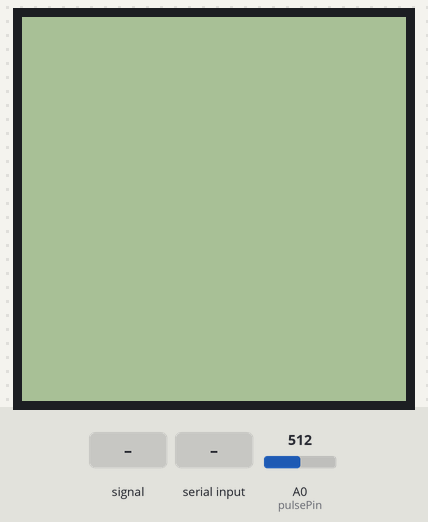
The sketch below on a simulated Arduino Uno, built with avr-gcc and run on an emulated ATmega328P. Parts: 96×96 one-colour display. The inputs (shaded band) are chosen by the test bench; at power-on: A0 (pulsePin) = 512. What the sketch prints to the serial monitor is not drawn.

Above: at 1.2 s.
1.3 s: A0 (pulsePin) fed a 200 Hz sine of ±81 counts around its level
At 4.2 s:
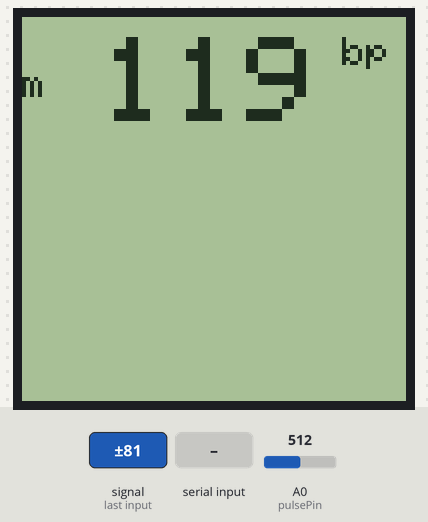
4.3 s: A0 (pulsePin) fed a 2 Hz sine of ±306 counts around its level
At 4.81 s:
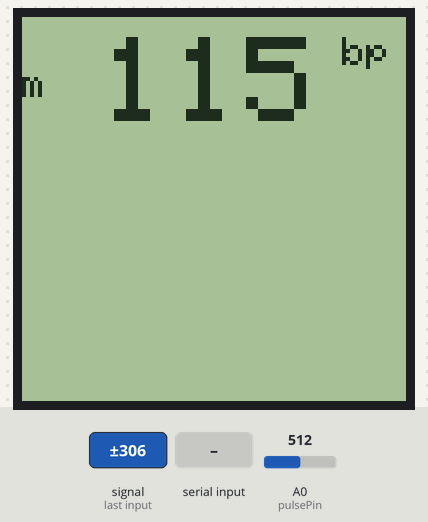
6.0 s: A0 (pulsePin) set to 530
7.5 s: "v" received over Serial
Timing chart, 0 to 10.0 s (numbered marks = the images above; inputs shaded):
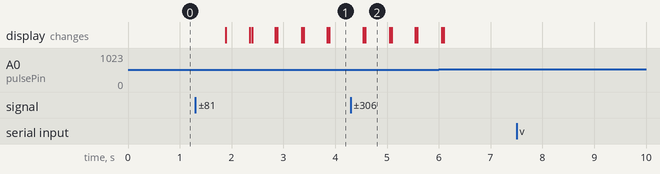

The sketch:

wearable.ino
```cpp
/*

Code for display learned from Saurabh Palan at iRoboticist Workshop
workshop.iRoboticist.com
twitter.com/iRoboticist


Code for reading pulse sensor adapted from code for Pulse Sensor Amped by Joel Murphy and Yury Gitman
code.google.com/p/pulse-sensor/downloads/list
www.pulsesensor.com

*/


/* DELETE THIS LATER */
int pulseRate[50];
int pulseArrayPointer = 0;


#include <Adafruit_GFX.h>
#include <Adafruit_SharpMem.h>
#include <Time.h>

Adafruit_SharpMem display(SCK, MOSI, SS);

#define BLACK 0
#define WHITE 1

int pulsePin = 0; // purple wire to A0
int fadeRate = 0; // for PWM on pin 11

// volatile for interrupt
volatile int BPM;                 // pulse rate
volatile int Signal;              // incoming raw data
volatile int HRV;                 // time between beats
volatile boolean Pulse = false;   // true when pulse wave is high, false when low
volatile boolean QS = false;      // becomes true when pulse rate is determined (every 20 pulses)

void setup(){
  Serial.begin(9600);
  pinMode(13, OUTPUT);

  display.begin();
  display.clearDisplay();

  interruptSetup(); // read Pulse Sensor signal every 1mS
}

void loop(){

  if (Serial.available() > 0) {
    byte byte_read = Serial.read();
    direct_from_char((char)byte_read);
  }

  if (QS == true){

    pulseRate[pulseArrayPointer] = BPM;
    incrementPointer();

    display.clearDisplay();
    display.setTextColor(BLACK);
    display.setCursor(20,5);
    display.setTextSize(3);
    display.print(BPM);
    display.setTextSize(1);
    display.println(" bpm");
    display.refresh();
    QS = false;
  }

  delay(20);
}

void incrementPointer(){
  if ( pulseArrayPointer == 49 ) {
    pulseArrayPointer = 0;
  } else {
    pulseArrayPointer ++;
  }
}

void direct_from_char(char x) {
  if ( x == 'v' ) {
    writeValues();
  }
}

void writeValues() {
  digitalWrite(13, HIGH);

  Serial.println("pulseRate");
  for(int i = 0; i < (sizeof(pulseRate) / sizeof(pulseRate[0])); i++) {
    Serial.println(pulseRate[i]);
  }
  Serial.println("pulseArrayPointer");
  Serial.println(pulseArrayPointer);
  Serial.println("end");

  digitalWrite(13, LOW);
}
```

interrupt.ino
```cpp
volatile int rate[10];                    // used to get running average of HRV values
volatile unsigned long lastBeatTime = 0;  // used to find the time between beats
volatile int sampleCounter;               // used to determine pulse timing
volatile int runningTotal;                // used to keep track of pulses
volatile boolean firstBeat = true;        // used to seed rate array so we startup with reasonable BPM
volatile boolean secondBeat = true;       // used to seed rate array so we startup with reasonable BPM


void interruptSetup(){

  // Initializes Timer1 to throw an interrupt every 1mS.
  TCCR1A = 0x00; // DISABLE OUTPUTS AND PWM ON DIGITAL PINS 9 & 10
  TCCR1B = 0x11; // GO INTO 'PHASE AND FREQUENCY CORRECT' MODE, NO PRESCALER
  TCCR1C = 0x00; // DON'T FORCE COMPARE
  TIMSK1 = 0x01; // ENABLE OVERFLOW INTERRUPT (TOIE1)
  ICR1 = 8000;   // TRIGGER TIMER INTERRUPT EVERY 1mS
  sei();         // MAKE SURE GLOBAL INTERRUPTS ARE ENABLED

}


// THIS IS THE TIMER 1 INTERRUPT SERVICE ROUTINE.
ISR(TIMER1_OVF_vect){ // triggered every time Timer 1 overflows
  // Timer 1 makes sure that we take a reading every milisecond
  Signal = analogRead(pulsePin);  // read the Pulse Sensor
  sampleCounter++;                // keep track of the time with this variable (ISR triggered every 1mS

  //  NOW IT'S TIME TO LOOK FOR THE HEART BEAT
  int H = sampleCounter-lastBeatTime;      // monitor the time since the last beat to avoid noise
  if ( (Signal > 520) && (Pulse == false) && (H > 500) ){
    // signal surges up in value every time there is a pulse
    Pulse = true;                       // set the Pulse flag when we think there is a pulse
    digitalWrite(13,HIGH);              // turn on pin 13 LED
    HRV = sampleCounter - lastBeatTime; // measure time between beats in mS
    lastBeatTime = sampleCounter;       // keep track of time for next pulse
    if(firstBeat){                      // if it's the first time we found a beat
      firstBeat = false;                // clear firstBeat flag
      return;                           // HRV value is unreliable so discard it
    }
    if(secondBeat){                     // if this is the second beat
      secondBeat = false;               // clear secondBeat flag
      for(int i=0; i<=9; i++){          // seed the running total to get a realisitic BPM at startup
        rate[i] = HRV;
      }
    }
    // keep a running total of the last 10 HRV values
    for(int i=0; i<=8; i++){
      rate[i] = rate[i+1];          // shift data in the rate array and drop the oldest HRV value
    }
  rate[9] = HRV;                    // add the latest HRV to the rate array
  runningTotal = 0;                 // clear the runningTotal variable
  for(int i=0; i<=9; i++){
    runningTotal += rate[i];        // add up the last 10 HRV values
  }
  runningTotal /= 10;               // average the last 10 HRV values
  BPM = 60000/runningTotal;         // how many beats can fit into a minute? that's BPM!
  QS = true;                        // set Quantified Self flag when beat is found and BPM gets updated.
  // QS FLAG IS NOT CLEARED INSIDE THIS ISR
  }


  if (Signal < 500 && Pulse == true){   // when the values are going down, it's the time between beats
    digitalWrite(13,LOW);               // turn off pin 13 LED
    Pulse = false;                      // reset the Pulse flag so we can do it again!
  }

}// end isr
```

Measured:
- after the input at 1.3 s, the display: changes after 0.58 s (image 1)
- after the input at 4.3 s, the display: first differs from a run without the input after 0.28 s (image 2)
- after the input at 7.5 s, every drawn part: stays the same
- what the display in image 2 shows lasts 0.5 s, from 4.6 s to 5.1 s
